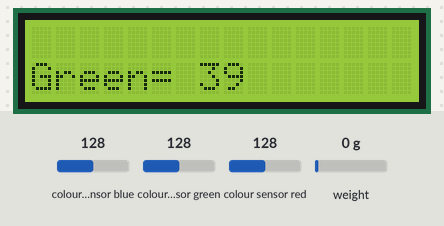
Bench run of a sketch on a simulated Arduino Uno, built with avr-gcc and run on an emulated ATmega328P. Parts: 16×2 character LCD. Wiring (inferred from the names in the program): TCS3200 colour sensor: output pin 12; S2 pin 10; S3 pin 11; S0 pin 8; S1 pin 9. The inputs (shaded band) are chosen by the test bench; at power-on: colour sensor green 128, colour sensor blue 128, colour sensor red 128, weight on the scale 0 g. What the sketch prints to the serial monitor is not drawn.

Above: at 3.6 s.
3.7 s: colour sensor green set to 5
At 5.3 s:
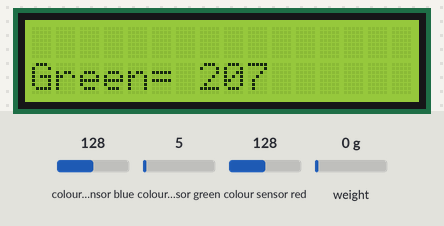
6.7 s: colour sensor green set to 64
At 8.1 s:
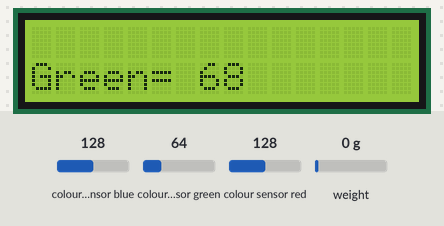
9.7 s: colour sensor green set to 191
At 11.5 s:
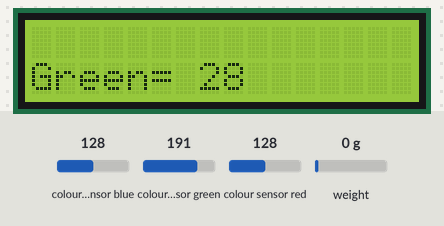
Timing chart, 0 to 13.0 s (numbered marks = the images above; inputs shaded):
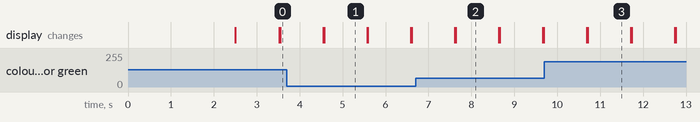

Measured:
- after the input at 3.7 s, the display: first differs from a run without the input after 0.87 s (image 1)
- after the input at 6.7 s, the display: first differs from a run without the input after 0.94 s (image 2)
- after the input at 9.7 s, the display: first differs from a run without the input after 1.0 s (image 3)
- what the display in image 1 shows lasts 1.0 s, from 4.6 s to 5.6 s

The sketch:

Fanil.ino
```cpp
#include <LiquidCrystal.h>
#include <HX711_ADC.h>


#define RS 7
#define E  6
#define D4 5
#define D5 4
#define D6 3
#define D7 2
LiquidCrystal lcd(7, 6, 5, 4, 3, 2);

#define s0 8       //Module pins wiring
#define s1 9
#define s2 10
#define s3 11
#define out 12

const int HX711_dout = A1; //mcu > HX711 dout pin
const int HX711_sck = A0; //mcu > HX711 sck pin

HX711_ADC LoadCell(HX711_dout, HX711_sck);

const int calVal_calVal_eepromAdress = 0;
long t;

int data = 0;      //This is where we're going to stock our values

void setup()
{
  lcd.begin(16,2);
  pinMode(s0, OUTPUT);   //pin modes
  pinMode(s1, OUTPUT);
  pinMode(s2, OUTPUT);
  pinMode(s3, OUTPUT);
  pinMode(out, INPUT);

  Serial.begin(57600);   //intialize the serial monitor baud rate
  Serial.println("Starting...");

  float calibrationValue; // calibration value
  calibrationValue = 216.0;

  LoadCell.begin();
  long stabilizingtime = 2000; // tare preciscion can be improved by adding a few seconds of stabilizing time
  boolean _tare = true; //set this to false if you don't want tare to be performed in the next step
  LoadCell.start(stabilizingtime, _tare);
  if (LoadCell.getTareTimeoutFlag()) {
    Serial.println("Timeout, check MCU>HX711 wiring and pin designations");
  }
  else {
    LoadCell.setCalFactor(calibrationValue); // set calibration factor (float)
    Serial.println("Startup is complete");
  }

  while (!LoadCell.update());
  Serial.print("Calibration value: ");
  Serial.println(LoadCell.getCalFactor());
  Serial.print("HX711 measured conversion time ms: ");
  Serial.println(LoadCell.getConversionTime());
  Serial.print("HX711 measured sampling rate HZ: ");
  Serial.println(LoadCell.getSPS());
  Serial.print("HX711 measured settlingtime ms: ");
  Serial.println(LoadCell.getSettlingTime());
  Serial.println("Note that the settling time may increase significantly if you use delay() in your sketch!");
  if (LoadCell.getSPS() < 7) {
    Serial.println("!!Sampling rate is lower than specification, check MCU>HX711 wiring and pin designations");
  }
  else if (LoadCell.getSPS() > 100) {
    Serial.println("!!Sampling rate is higher than specification, check MCU>HX711 wiring and pin designations");
  }

  digitalWrite(s0, HIGH); //Putting S0/S1 on HIGH/HIGH levels means the output frequency scalling is at 100% (recommended)
  digitalWrite(s1, HIGH); //LOW/LOW is off HIGH/LOW is 20% and LOW/HIGH is  2%
//  lcd.init(); // initialize the lcd
//  lcd.backlight();

}

void loop()                  //Every 2s we select a photodiodes set and read its data
{
  static boolean newDataReady = 0;
  const int serialPrintInterval = 500; //increase value to slow down serial print activity

//   check for new data/start next conversion:
 // if (LoadCell.update()) newDataReady = true;

 // // get smoothed value from the dataset:
  //if (newDataReady) {
    //if (millis() > t + serialPrintInterval) {
      //float i = LoadCell.getData();
      //lcd.setCursor(0, 0);
      //lcd.print("Berat: ");
      //lcd.print(i);
      //newDataReady = 0;
      //t = millis();
//    }
//  }

 /* digitalWrite(s2, LOW);
  digitalWrite(s3, LOW);
  lcd.setCursor(0, 0);
  lcd.print("R= ");
  GetData(); */

  digitalWrite(s2, HIGH);
  digitalWrite(s3, HIGH);
  lcd.setCursor(0, 1);
  lcd.print("Green= ");
  GetData();

  delay(1000);
  lcd.clear();
}

void GetData() {
  data = pulseIn(out, LOW);    //here we wait until "out" go LOW, we start measuring the duration and stops when "out" is HIGH again
  lcd.print(data);          //it's a time duration measured, which is related to frequency as the sensor gives a frequency depending on the color
  lcd.print("\t");          //The higher the frequency the lower the duration
  delay(20);
}
```
